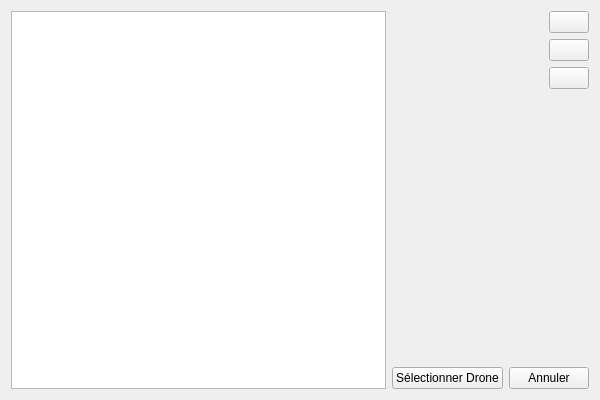
<?xml version="1.0" encoding="UTF-8"?>
<ui version="4.0">
 <class>DronesWindow</class>
 <widget class="QWidget" name="DronesWindow">
  <property name="geometry">
   <rect>
    <x>0</x>
    <y>0</y>
    <width>600</width>
    <height>400</height>
   </rect>
  </property>
  <property name="windowTitle">
   <string>Kirk Project - Gestion des drones</string>
  </property>
  <property name="windowIcon">
   <iconset resource="../res.qrc">
    <normaloff>:/files/Ressources/KirkProject.png</normaloff>:/files/Ressources/KirkProject.png</iconset>
  </property>
  <layout class="QGridLayout" name="gridLayout">
   <item row="2" column="4">
    <widget class="QPushButton" name="pbSupprimer">
     <property name="toolTip">
      <string>Supprimer le drone sélectionné</string>
     </property>
     <property name="text">
      <string/>
     </property>
    </widget>
   </item>
   <item row="1" column="4">
    <widget class="QPushButton" name="pbNouveau">
     <property name="toolTip">
      <string>Créer un nouveau drone</string>
     </property>
     <property name="text">
      <string/>
     </property>
    </widget>
   </item>
   <item row="5" column="2">
    <widget class="QPushButton" name="pbSelectioner">
     <property name="text">
      <string>Sélectionner Drone</string>
     </property>
    </widget>
   </item>
   <item row="5" column="3" colspan="2">
    <widget class="QPushButton" name="pbAnnuler">
     <property name="text">
      <string>Annuler</string>
     </property>
    </widget>
   </item>
   <item row="0" column="4">
    <widget class="QPushButton" name="pbModifier">
     <property name="toolTip">
      <string>Modifier le drone sélectionné</string>
     </property>
     <property name="text">
      <string/>
     </property>
    </widget>
   </item>
   <item row="3" column="4">
    <spacer name="verticalSpacer_2">
     <property name="orientation">
      <enum>Qt::Vertical</enum>
     </property>
     <property name="sizeHint" stdset="0">
      <size>
       <width>20</width>
       <height>40</height>
      </size>
     </property>
    </spacer>
   </item>
   <item row="0" column="2" rowspan="4" colspan="2">
    <widget class="DroneDetails" name="detDrone" native="true"/>
   </item>
   <item row="0" column="0" rowspan="6">
    <widget class="QListWidget" name="list_drones"/>
   </item>
   <item row="4" column="2" colspan="3">
    <spacer name="verticalSpacer">
     <property name="orientation">
      <enum>Qt::Vertical</enum>
     </property>
     <property name="sizeHint" stdset="0">
      <size>
       <width>20</width>
       <height>40</height>
      </size>
     </property>
    </spacer>
   </item>
  </layout>
 </widget>
 <customwidgets>
  <customwidget>
   <class>DroneDetails</class>
   <extends>QWidget</extends>
   <header>GestionDrones/DroneDetails.h</header>
   <container>1</container>
  </customwidget>
 </customwidgets>
 <resources>
  <include location="../res.qrc"/>
 </resources>
 <connections/>
</ui>
